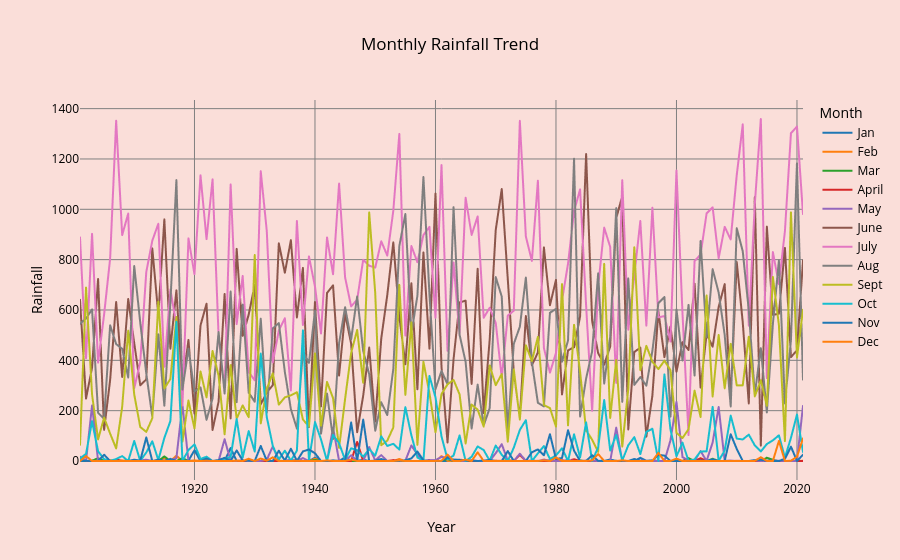

Notebook code cell kept with this figure:
### Markdown cell above
### Monthly Rainfall Trend

### Code cell
df_melt = df.melt(
    id_vars=['Year'],
    value_vars=df.columns[1:13],
    var_name='Month',
    value_name='Rainfall'
)
fig=px.line(
     df_melt,
     x='Year',
     y= 'Rainfall',
     color='Month',
     title='Monthly Rainfall Trend' 
 )
fig.show()
